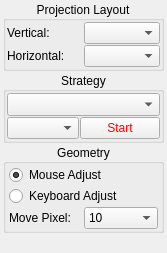
       <widget class="QWidget" name="Device">
        <property name="geometry">
         <rect>
          <x>0</x>
          <y>0</y>
          <width>166</width>
          <height>253</height>
         </rect>
        </property>
        <attribute name="icon">
         <iconset resource="Resources/resources.qrc">
          <normaloff>:/image/device.png</normaloff>:/image/device.png</iconset>
        </attribute>
        <attribute name="label">
         <string>Device</string>
        </attribute>
        <layout class="QGridLayout" name="gridLayout_34">
         <property name="leftMargin">
          <number>3</number>
         </property>
         <property name="topMargin">
          <number>1</number>
         </property>
         <property name="rightMargin">
          <number>3</number>
         </property>
         <property name="bottomMargin">
          <number>1</number>
         </property>
         <property name="spacing">
          <number>1</number>
         </property>
         <item row="1" column="0">
          <widget class="QGroupBox" name="groupBox_5">
           <property name="title">
            <string>Strategy</string>
           </property>
           <property name="alignment">
            <set>Qt::AlignCenter</set>
           </property>
           <layout class="QGridLayout" name="gridLayout_9">
            <property name="leftMargin">
             <number>1</number>
            </property>
            <property name="topMargin">
             <number>1</number>
            </property>
            <property name="rightMargin">
             <number>1</number>
            </property>
            <property name="bottomMargin">
             <number>1</number>
            </property>
            <property name="spacing">
             <number>1</number>
            </property>
            <item row="1" column="0">
             <widget class="QComboBox" name="device_strategy"/>
            </item>
            <item row="0" column="0" colspan="2">
             <widget class="QComboBox" name="device_resolution">
              <property name="minimumSize">
               <size>
                <width>139</width>
                <height>23</height>
               </size>
              </property>
              <property name="currentIndex">
               <number>-1</number>
              </property>
             </widget>
            </item>
            <item row="1" column="1">
             <widget class="QPushButton" name="device_start">
              <property name="styleSheet">
               <string notr="true">color: rgb(255, 0, 0);</string>
              </property>
              <property name="text">
               <string>Start</string>
              </property>
             </widget>
            </item>
           </layout>
          </widget>
         </item>
         <item row="0" column="0">
          <widget class="QGroupBox" name="groupBox_4">
           <property name="title">
            <string>Projection Layout</string>
           </property>
           <property name="alignment">
            <set>Qt::AlignCenter</set>
           </property>
           <layout class="QGridLayout" name="gridLayout_8">
            <property name="leftMargin">
             <number>1</number>
            </property>
            <property name="topMargin">
             <number>1</number>
            </property>
            <property name="rightMargin">
             <number>1</number>
            </property>
            <property name="bottomMargin">
             <number>1</number>
            </property>
            <property name="spacing">
             <number>1</number>
            </property>
            <item row="0" column="0">
             <widget class="QLabel" name="label_6">
              <property name="text">
               <string>Vertical:</string>
              </property>
             </widget>
            </item>
            <item row="0" column="1">
             <widget class="QComboBox" name="device_projection_layout_v">
              <property name="editable">
               <bool>false</bool>
              </property>
             </widget>
            </item>
            <item row="1" column="0">
             <widget class="QLabel" name="label_5">
              <property name="text">
               <string>Horizontal:</string>
              </property>
             </widget>
            </item>
            <item row="1" column="1">
             <widget class="QComboBox" name="device_projection_layout_h">
              <property name="editable">
               <bool>false</bool>
              </property>
              <property name="currentText">
               <string/>
              </property>
              <property name="currentIndex">
               <number>-1</number>
              </property>
             </widget>
            </item>
           </layout>
          </widget>
         </item>
         <item row="3" column="0">
          <spacer name="verticalSpacer_13">
           <property name="orientation">
            <enum>Qt::Vertical</enum>
           </property>
           <property name="sizeHint" stdset="0">
            <size>
             <width>20</width>
             <height>131</height>
            </size>
           </property>
          </spacer>
         </item>
         <item row="2" column="0">
          <widget class="QGroupBox" name="groupBox_2">
           <property name="title">
            <string>Geometry</string>
           </property>
           <property name="alignment">
            <set>Qt::AlignCenter</set>
           </property>
           <layout class="QGridLayout" name="gridLayout_7">
            <property name="leftMargin">
             <number>3</number>
            </property>
            <property name="topMargin">
             <number>1</number>
            </property>
            <property name="rightMargin">
             <number>3</number>
            </property>
            <property name="bottomMargin">
             <number>1</number>
            </property>
            <property name="spacing">
             <number>1</number>
            </property>
            <item row="0" column="0" colspan="2">
             <widget class="QRadioButton" name="device_mouse_adjust">
              <property name="text">
               <string>Mouse Adjust</string>
              </property>
              <property name="checked">
               <bool>true</bool>
              </property>
             </widget>
            </item>
            <item row="1" column="0" colspan="2">
             <widget class="QRadioButton" name="device_keyboard_adjust">
              <property name="text">
               <string>Keyboard Adjust</string>
              </property>
             </widget>
            </item>
            <item row="2" column="0">
             <widget class="QLabel" name="label_3">
              <property name="text">
               <string>Move Pixel:</string>
              </property>
             </widget>
            </item>
            <item row="2" column="1">
             <widget class="QComboBox" name="device_move_pixel">
              <property name="currentIndex">
               <number>5</number>
              </property>
              <item>
               <property name="text">
                <string>1</string>
               </property>
              </item>
              <item>
               <property name="text">
                <string>2</string>
               </property>
              </item>
              <item>
               <property name="text">
                <string>3</string>
               </property>
              </item>
              <item>
               <property name="text">
                <string>4</string>
               </property>
              </item>
              <item>
               <property name="text">
                <string>5</string>
               </property>
              </item>
              <item>
               <property name="text">
                <string>10</string>
               </property>
              </item>
              <item>
               <property name="text">
                <string>15</string>
               </property>
              </item>
              <item>
               <property name="text">
                <string>20</string>
               </property>
              </item>
              <item>
               <property name="text">
                <string>30</string>
               </property>
              </item>
              <item>
               <property name="text">
                <string>40</string>
               </property>
              </item>
              <item>
               <property name="text">
                <string>50</string>
               </property>
              </item>
             </widget>
            </item>
           </layout>
          </widget>
         </item>
        </layout>
       </widget>
